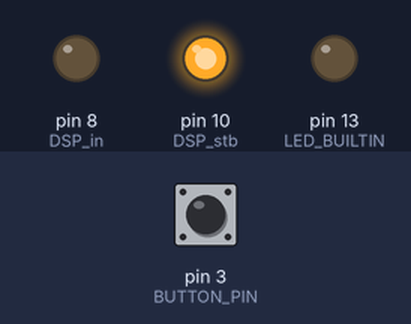
This sketch was run on a simulated Arduino Uno, built with avr-gcc and run on an emulated ATmega328P. On the bench: output pins drawn as LEDs (lit = HIGH). Dashed ring = blinking. The test bench sets the inputs (shaded band); at power-on: pin 3 (BUTTON_PIN) HIGH. Pins used as bus, display or sensor lines are not drawn; what the sketch prints to the serial monitor is not drawn.

Above: at 1.2 s.
1.3 s: pin 3 (BUTTON_PIN) pulled LOW for 0.15 s
At 2.3 s:
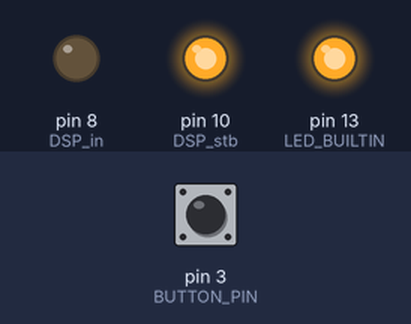
4.4 s: pin 3 (BUTTON_PIN) pulled LOW for 1 s
At 5.32 s:
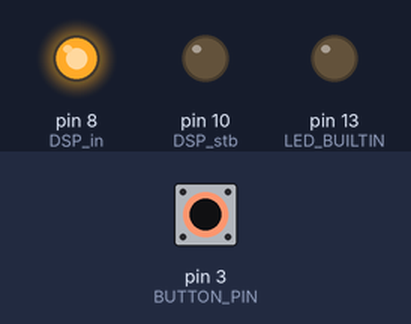
7.4 s: pin 3 (BUTTON_PIN) pulled LOW for 0.15 s
At 9.2 s:
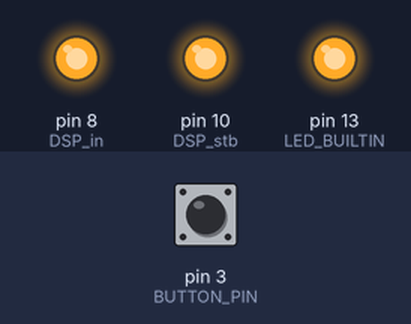
10.5 s: pin 3 (BUTTON_PIN) pulled LOW for 3.2 s
At 14.3 s:
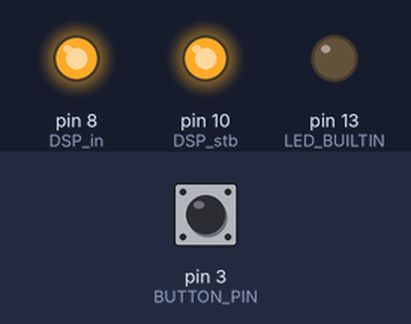
15.2 s: pin 3 (BUTTON_PIN) pulsed LOW 5 times (0.12 s each, 0.3 s apart)
At 16.55 s:
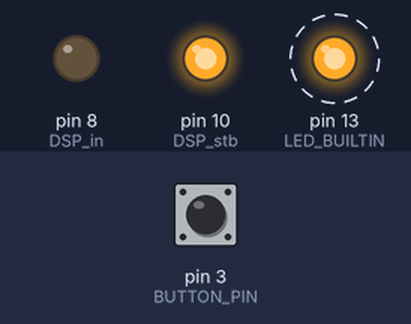
18.2 s: pin 3 (BUTTON_PIN) pulsed LOW 5 times (0.12 s each, 0.3 s apart)
At 19.33 s:
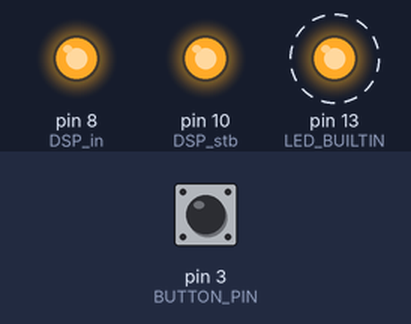
Timing chart, 0 to 22.2 s (numbered marks = the images above; inputs shaded):
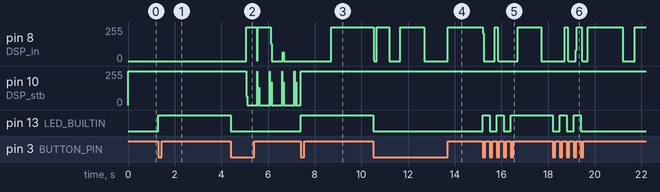

Measured:
- after the input at 1.3 s, pin 13 (LED_BUILTIN): LOW → HIGH at once
- after the input at 4.4 s, pin 13 (LED_BUILTIN): HIGH → LOW at once
- after the input at 7.4 s, pin 10 (DSP_stb): 0/255 → 255/255 after 0.00 s instead of 0.30 s; pin 13 (LED_BUILTIN): LOW → HIGH at once
- after the input at 10.5 s, pin 13 (LED_BUILTIN): HIGH → LOW at once
- after the input at 15.2 s, pin 13 (LED_BUILTIN): alternates HIGH for 0.30 s and LOW for 0.30 s, 5 changes in all, then stays HIGH, starting at once
- after the input at 18.2 s, pin 13 (LED_BUILTIN): alternates HIGH for 0.30 s and LOW for 0.30 s, 5 changes in all, then stays LOW, starting at once

The sketch:

STLED316.ino
```cpp
//This is only a tree of code to get ideas as control the
//driver LED 7 segments on the panel.


#define F_CPU 16000000UL

#define DSP_in 8// If 0 write LCD, if 1 read of LCD
#define DSP_clk 9 // if 0 is a command, if 1 is a data0
#define DSP_stb 10 // Must be pulsed to LCD fetch data of bus

#define BUTTON_PIN 3 //Att check wich pins accept interrupts... Uno is 2 & 3. This is our trigger pin used.
volatile byte buttonReleased = false;

// variables will change:
int buttonState = 0;  // variable for reading the pushbutton status

bool flag = false;

void setup() {
pinMode(8, OUTPUT);
pinMode(9, OUTPUT);
pinMode(10, OUTPUT);

pinMode(BUTTON_PIN, INPUT);

 attachInterrupt(digitalPinToInterrupt(BUTTON_PIN),
                  buttonReleasedInterrupt,
                  FALLING);

// initialize digital pin LED_BUILTIN as an output.
  pinMode(LED_BUILTIN, OUTPUT);
  Serial.begin(115200);
  interrupts();
}
void cmd_without_stb(unsigned char a)
{
  // send without stb
  unsigned char data = 170; //value to transmit, binary 10101010
  unsigned char mask = 1; //our bitmask

  data=a;

  //This don't send the strobe signal, to be used in burst data send
         for (mask = 00000001; mask>0; mask <<= 1) { //iterate through bit mask
           digitalWrite(DSP_clk, LOW);
           //delayMicroseconds(5);
                 if (data & mask){ // if bitwise AND resolves to true
                    digitalWrite(DSP_in, HIGH);
                 }
                 else{ //if bitwise and resolves to false
                   digitalWrite(DSP_in, LOW);
                 }
          delayMicroseconds(2);
          digitalWrite(DSP_clk, HIGH);
          delayMicroseconds(2);
         }
}
void cmd_with_stb(unsigned char a)
{
  // send with stb
  unsigned char data = 170; //value to transmit, binary 10101010
  unsigned char mask = 1; //our bitmask

  data=a;

  //This send the strobe signal
  //Note: The first byte input at in after the STB go LOW is interpreted as a command!!!
  digitalWrite(DSP_stb, LOW);
  //delayMicroseconds(5);
         for (mask = 00000001; mask>0; mask <<= 1) { //iterate through bit mask
           digitalWrite(DSP_clk, LOW);
           delayMicroseconds(2);
                 if (data & mask){ // if bitwise AND resolves to true
                    digitalWrite(DSP_in, HIGH);
                 }
                 else{ //if bitwise and resolves to false
                   digitalWrite(DSP_in, LOW);
                 }
          digitalWrite(DSP_clk, HIGH);
          delayMicroseconds(2);
         }
   digitalWrite(DSP_stb, HIGH);
   delayMicroseconds(2);
}
void switchOnOff()
{
  //Command to switch ON/OFF of STLED316MTR
  uint8_t chr = 0x00;

  chr = 0B00001110;
  cmd_with_stb(chr);
  delay(500);

  chr = 0B00001101;
  cmd_with_stb(chr);
  delay(500);
}
void DSP(void)
{
  //Control of strobe PIN
digitalWrite(DSP_stb, HIGH);
delayMicroseconds(2);
digitalWrite(DSP_stb, LOW);
delayMicroseconds(2);//
}
void hello(void)
{
  DSP();
  delayMicroseconds(2);//                     gfab-ced
  cmd_without_stb(0b00000010); cmd_with_stb(0b00000000); delay(10); DSP();  //
  cmd_without_stb(0b00000001); cmd_with_stb(0b00000000); delay(10); DSP();  //
  cmd_without_stb(0b00000000); cmd_with_stb(0b11010110); delay(10); DSP();  //Letter H
  delay(500); DSP();
  delayMicroseconds(2);//                     gfab-ced
  cmd_without_stb(0b00000010); cmd_with_stb(0b00000000); delay(10); DSP();  //
  cmd_without_stb(0b00000001); cmd_with_stb(0b11010110); delay(10); DSP();  //Letter H
  cmd_without_stb(0b00000000); cmd_with_stb(0b11100011); delay(10); DSP();  //Letter E
  delay(500); DSP();
  delayMicroseconds(2);//                     gfab-ced
  cmd_without_stb(0b00000010); cmd_with_stb(0b11010110); delay(10); DSP();  //Letter H
  cmd_without_stb(0b00000001); cmd_with_stb(0b11100011); delay(10); DSP();  //Letter E
  cmd_without_stb(0b00000000); cmd_with_stb(0b01000011); delay(10); DSP();  //Letter L
  delay(500); DSP();
  delayMicroseconds(2);//                     gfab-ced
  cmd_without_stb(0b00000010); cmd_with_stb(0b11100011); delay(10); DSP();  //Letter E
  cmd_without_stb(0b00000001); cmd_with_stb(0b01000011); delay(10); DSP();  //Letter L
  cmd_without_stb(0b00000000); cmd_with_stb(0b01000011); delay(10); DSP();  //Letter L
  delay(500); DSP();
  delayMicroseconds(2);//                     gfab-ced
  cmd_without_stb(0b00000010); cmd_with_stb(0b01000011); delay(10); DSP();  //Letter L
  cmd_without_stb(0b00000001); cmd_with_stb(0b01000011); delay(10); DSP();  //Letter L
  cmd_without_stb(0b00000000); cmd_with_stb(0b01110111); delay(10); DSP();  //Letter O
  delay(500); DSP();
}
void numbers(void)
{
//  //This command is to display numbers at STLED316MTR
//  DSP();
//  delayMicroseconds(2);//                     gfab-ced
//  cmd_without_stb(0b00010000); cmd_with_stb(0b00000000); cmd_with_stb(0xFB); delay(500); DSP(); // Here we define the dimmer of digits 2 & 1 Page 11
//  cmd_without_stb(0b00010000); cmd_with_stb(0b00000001); cmd_with_stb(0b11100111); delay(500); DSP(); // Here we define the dimmer of digits 4 & 3 Page 11
//  cmd_without_stb(0b00010001); cmd_with_stb(0b00000010); cmd_with_stb(0b00000000); delay(500); DSP(); // Here we define the dimmer of digits 6 & 5 Page 11
//  cmd_without_stb(0b00010001); cmd_with_stb(0b00000011); cmd_with_stb(0b00000000); delay(500); DSP(); // Here we define the dimmer of digits 6 & 5 Page 11
DSP();
  // Presente numberes at first Digit
  delayMicroseconds(2);//                     gfab-ced
  cmd_without_stb(0b00000000); cmd_with_stb(0b01110111); delay(500); DSP(); //0
  cmd_without_stb(0b00000000); cmd_with_stb(0b00010100); delay(500); DSP(); //1
  cmd_without_stb(0b00000000); cmd_with_stb(0b10110011); delay(500); DSP(); //2
  cmd_without_stb(0b00000000); cmd_with_stb(0b10110101); delay(500); DSP(); //3
  cmd_without_stb(0b00000000); cmd_with_stb(0b11010100); delay(500); DSP(); //4
  cmd_without_stb(0b00000000); cmd_with_stb(0b11100101); delay(500); DSP(); //5
  cmd_without_stb(0b00000000); cmd_with_stb(0b11100111); delay(500); DSP(); //6
  cmd_without_stb(0b00000000); cmd_with_stb(0b00110100); delay(500); DSP(); //7
  cmd_without_stb(0b00000000); cmd_with_stb(0b11110111); delay(500); DSP(); //8
  cmd_without_stb(0b00000000); cmd_with_stb(0b11110101); delay(500); DSP(); //9
  // Presente numberes at second Digit DSP();
  delayMicroseconds(2);//                     gfab-ced
  cmd_without_stb(0b00000001); cmd_with_stb(0b01110111); delay(500); DSP(); //0
  cmd_without_stb(0b00000001); cmd_with_stb(0b00010100); delay(500); DSP(); //1
  cmd_without_stb(0b00000001); cmd_with_stb(0b10110011); delay(500); DSP(); //2
  cmd_without_stb(0b00000001); cmd_with_stb(0b10110101); delay(500); DSP(); //3
  cmd_without_stb(0b00000001); cmd_with_stb(0b11010100); delay(500); DSP(); //4
  cmd_without_stb(0b00000001); cmd_with_stb(0b11100101); delay(500); DSP(); //5
  cmd_without_stb(0b00000001); cmd_with_stb(0b11100111); delay(500); DSP(); //6
  cmd_without_stb(0b00000001); cmd_with_stb(0b00110100); delay(500); DSP(); //7
  cmd_without_stb(0b00000001); cmd_with_stb(0b11110111); delay(500); DSP(); //8
  cmd_without_stb(0b00000001); cmd_with_stb(0b11110101); delay(500); DSP(); //9
  DSP();
  delayMicroseconds(2);//                     gfab-ced
  cmd_without_stb(0b00000010); cmd_with_stb(0b01110111); delay(500); DSP(); //0
  cmd_without_stb(0b00000010); cmd_with_stb(0b00010100); delay(500); DSP(); //1
  cmd_without_stb(0b00000010); cmd_with_stb(0b10110011); delay(500); DSP(); //2
  cmd_without_stb(0b00000010); cmd_with_stb(0b10110101); delay(500); DSP(); //3
  cmd_without_stb(0b00000010); cmd_with_stb(0b11010100); delay(500); DSP(); //4
  cmd_without_stb(0b00000010); cmd_with_stb(0b11100101); delay(500); DSP(); //5
  cmd_without_stb(0b00000010); cmd_with_stb(0b11100111); delay(500); DSP(); //6
  cmd_without_stb(0b00000010); cmd_with_stb(0b00110100); delay(500); DSP(); //7
  cmd_without_stb(0b00000010); cmd_with_stb(0b11110111); delay(500); DSP(); //8
  cmd_without_stb(0b00000010); cmd_with_stb(0b11110101); delay(500); DSP(); //9
}
void readButtons(){
//Take special attention to the initialize digital pin LED_BUILTIN as an output.
//
//Important note: The instructions presents on Datasheet of STLED316 reffere at
//read process of Output data happen only after 2 signals rise of clock, by this reason
//I used from 0~8 bits read process. This is very important because if the read of 8 bits
//don't take place correct, the flags of KEY1 and KEY2 bytes will not be Reset.
//Because the line of data IN/OUT is bidireccional, need a pull-up resistor, for example the value of
//5600 ohms to allow the both direction IMPORTANTE!
//
int ledPin = 13;   // LED connected to digital pin 13
int inPin = 8;     // pushbutton connected to digital pin 7
int val = 0;       // variable to store the read value
int dataIn=0;

byte array[8] = {0,0,0,0,0,0,0,0};
byte together = 0;

//unsigned char receive = 8; //define our transmit pin
unsigned char data = 0; //value to transmit, binary 10101010
unsigned char mask = 1; //our bitmask

array[0] = 1;

unsigned char btn1 = 0x41;
digitalWrite(DSP_clk, HIGH); // Clock is High when the Clock go Down
delayMicroseconds(2);//
digitalWrite(DSP_stb, LOW);
delayMicroseconds(2);//
digitalWrite(DSP_clk, LOW);
delayMicroseconds(5);
cmd_without_stb(0b01001000); // cmd 2 //10=Read Keys; 00=Wr DSP;
delayMicroseconds(2);

  pinMode(8, INPUT);  // Important this point! Here I'm changing the direction of the pin to INPUT data.
  delayMicroseconds(2);
         for (int z = 0; z < 3; z++){
                   for (int h =8; h >=0; h--) {
                      digitalWrite(DSP_clk, HIGH);  // Remember wich the read data happen when the clk go from LOW to HIGH! Reverse from write data to out.
                      delayMicroseconds(5);
                     val = digitalRead(inPin);
                           if (val == 1){ // if bitwise AND resolves to true
                           //Serial.print(val);
                            //data =data | (1 << mask);
                            array[h] = 1;
                           }
                           else{ //if bitwise and resolves to false
                           //Serial.print(val);
                           // data = data | (1 << mask);
                           array[h] = 0;
                           }
                    digitalWrite(DSP_clk, LOW);
                    delayMicroseconds(5);
                   }

              //Serial.print(" - " );
                        //This cycle for is only to debug and print the line of bits received from the driver.
                         for (int bits = 8 ; bits >=0; bits--) {
                              Serial.print(array[bits]);
                         }

//             Serial.println();
//             Serial.print("Byte:");
//             Serial.println(z);  // All the lines of print is only used to debug, comment it, please!

                          if (z==0){
                            if(array[5] == 1){
                              //Put your code here to run at key "n" of panel
                            }
                        }


                        if (z==0){
                            if(array[7] == 1){
                              //Put your code here to run at key "n" of panel
                             // digitalWrite(10, !digitalRead(10)); // For example change status of pin 10 of Arduino
                          }
                        }

                        if (z==1){
                           if(array[8] == 1){
                            Serial.println("   Reach this point!"); //Only to debug and see if trigger take place, comment it.
                             flag=true;
                            }
                          }
                 // Serial.println(); //Only to debug, comment it.
          }  // End of "for" of "z"
      //Serial.println();  // This line is only used to debug, please comment it!

 digitalWrite(DSP_stb, HIGH);
 delayMicroseconds(2);

 delayMicroseconds(2);
 pinMode(8, OUTPUT);  // Important this point! Here I'm changing the direction of the pin to OUTPUT data again.

 panelLED();

 buttonReleased = false;
}
void panelLED(){
         if(flag==true){
         digitalWrite(DSP_stb, HIGH);
         delayMicroseconds(2);
         digitalWrite(DSP_stb, LOW);
         delayMicroseconds(2);//                        gfab-ced                       1234      //I only make the teste over 4 LED's presents on panel.
         cmd_without_stb(0b00001111); cmd_without_stb(0b11111111); cmd_without_stb(0b00100000); //Switch ON LED 1
         delayMicroseconds(2);//
         digitalWrite(DSP_stb, HIGH);
         delay(2);
        }
        else{
          digitalWrite(DSP_stb, HIGH);
         delayMicroseconds(2);
         digitalWrite(DSP_stb, LOW);
         delayMicroseconds(2);//                        gfab-ced                       1234      //I only make the teste over 4 LED's presents on panel.
         cmd_without_stb(0b00001111); cmd_without_stb(0b11111111); cmd_without_stb(0b00000000);  //Switch OFF LED 1
         delayMicroseconds(2);//
         digitalWrite(DSP_stb, HIGH);
         delay(2);
        }
 delay(10);
}
void LEDsOn(){
  //switch segments on/off with order like: "gfab-ced"
digitalWrite(DSP_stb, HIGH);
delayMicroseconds(2);
digitalWrite(DSP_stb, LOW);
delayMicroseconds(2);//                        gfab-ced                       1234      //I only make the teste over 4 LED's presents on panel.
cmd_without_stb(0b00001111); cmd_without_stb(0b11111111); cmd_without_stb(0b00100000);
digitalWrite(DSP_stb, HIGH);
delay(200);
digitalWrite(DSP_stb, LOW);
delayMicroseconds(2);//                        gfab-ced                       1234      //I only make the teste over 4 LED's presents on panel.
cmd_without_stb(0b00001111); cmd_without_stb(0b11111111); cmd_without_stb(0b00010000);
digitalWrite(DSP_stb, HIGH);
delay(200);
digitalWrite(DSP_stb, LOW);
delayMicroseconds(2);//                        gfab-ced                       1234      //I only make the teste over 4 LED's presents on panel.
cmd_without_stb(0b00001111); cmd_without_stb(0b11111111); cmd_without_stb(0b00001000);
digitalWrite(DSP_stb, HIGH);
delay(200);
digitalWrite(DSP_stb, LOW);
delayMicroseconds(2);//                        gfab-ced                       1234      //I only make the teste over 4 LED's presents on panel.
cmd_without_stb(0b00001111); cmd_without_stb(0b11111111); cmd_without_stb(0b00000100);
digitalWrite(DSP_stb, HIGH);
delay(200);
digitalWrite(DSP_stb, LOW);
delayMicroseconds(2);//                        gfab-ced                       1234      //I only make the teste over 4 LED's presents on panel.
cmd_without_stb(0b00001111); cmd_without_stb(0b11111111); cmd_without_stb(0b00000000);
digitalWrite(DSP_stb, HIGH);
delay(200);
}
void dsp7segOn(){
  //switch segments on/off with order like: "gfab-ced"
digitalWrite(DSP_stb, HIGH);
delayMicroseconds(2);
digitalWrite(DSP_stb, LOW);
delayMicroseconds(2);//                       gfab-ced
  cmd_without_stb(0b00000000); cmd_with_stb(0b11110111);
  digitalWrite(DSP_stb, HIGH);
delayMicroseconds(2);
digitalWrite(DSP_stb, LOW);
delayMicroseconds(2);//                       gfab-ced
  cmd_without_stb(0b00000001); cmd_with_stb(0b11110111);
  digitalWrite(DSP_stb, HIGH);
delayMicroseconds(2);
digitalWrite(DSP_stb, LOW);
delayMicroseconds(2);//                       gfab-ced
  cmd_without_stb(0b00000010); cmd_with_stb(0b11110111);
  digitalWrite(DSP_stb, HIGH);
}
void dsp7segOff(){
  //Here all segments of 3 digits are cleanned!
digitalWrite(DSP_stb, HIGH);
delayMicroseconds(2);
digitalWrite(DSP_stb, LOW);
delayMicroseconds(2);                       //gfab-ced
  cmd_without_stb(0b00000000); cmd_with_stb(0b00000000);
  digitalWrite(DSP_stb, HIGH);
delayMicroseconds(2);
digitalWrite(DSP_stb, LOW);
delayMicroseconds(2);                      // gfab-ced
  cmd_without_stb(0b00000001); cmd_with_stb(0b00000000);
  digitalWrite(DSP_stb, HIGH);
delayMicroseconds(2);
digitalWrite(DSP_stb, LOW);
delayMicroseconds(2);                      // gfab-ced
  cmd_without_stb(0b00000010); cmd_with_stb(0b00000000);
  digitalWrite(DSP_stb, HIGH);
}
void loop() {
unsigned int s = 0;
 switchOnOff();
      for (s=0x00; s <=3; s++){
        LEDsOn();
      }
//
hello();

numbers();

//
        for( s = 0x00; s < 3; s++){
            dsp7segOn();
            delay(500);
            dsp7segOff();
            delay(500);
        }
}
void buttonReleasedInterrupt() {
 // buttonReleased = true; // This is the line of interrupt button to advance one step on the search of segments!
  digitalWrite(13, !digitalRead(13)); //This is only to debug and confirm on the LED of Arduino the trigger take place!
  flag=false;
  readButtons();
}
```
